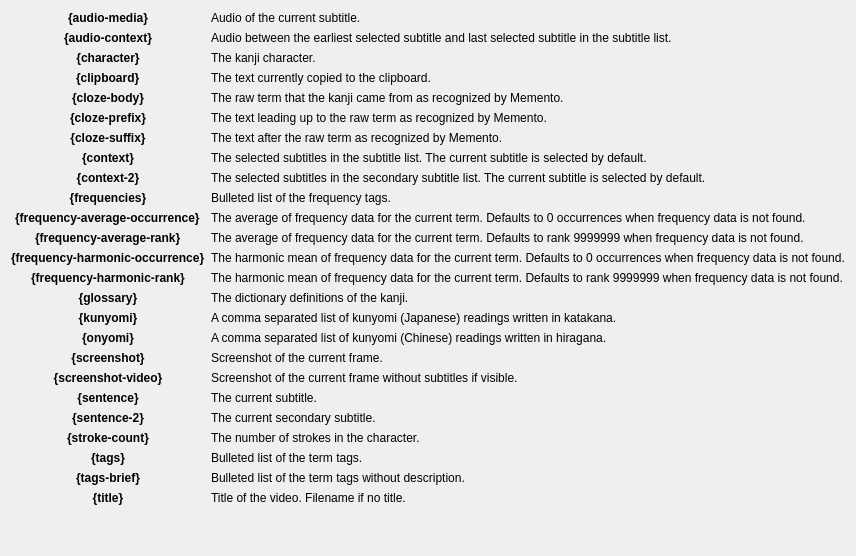
         <widget class="QWidget" name="tabKanjiMarkers">
          <attribute name="title">
           <string>Kanji Markers</string>
          </attribute>
          <layout class="QVBoxLayout" name="verticalLayout_3">
           <item>
            <layout class="QGridLayout" name="layoutKanji">
             <item row="7" column="1">
              <widget class="QLabel" name="labelKanjiContextEx">
               <property name="text">
                <string>The selected subtitles in the subtitle list. The current subtitle is selected by default.</string>
               </property>
              </widget>
             </item>
             <item row="5" column="0">
              <widget class="QLabel" name="labelKanjiClozePrefix">
               <property name="font">
                <font>
                 <bold>true</bold>
                </font>
               </property>
               <property name="text">
                <string>{cloze-prefix}</string>
               </property>
               <property name="alignment">
                <set>Qt::AlignmentFlag::AlignCenter</set>
               </property>
               <property name="textInteractionFlags">
                <set>Qt::TextInteractionFlag::TextSelectableByKeyboard|Qt::TextInteractionFlag::TextSelectableByMouse</set>
               </property>
              </widget>
             </item>
             <item row="20" column="1">
              <widget class="QLabel" name="labelKanjiSentence2Ex">
               <property name="text">
                <string>The current secondary subtitle.</string>
               </property>
              </widget>
             </item>
             <item row="18" column="0">
              <widget class="QLabel" name="labelKanjiScreenshotMedia">
               <property name="font">
                <font>
                 <bold>true</bold>
                </font>
               </property>
               <property name="text">
                <string>{screenshot-video}</string>
               </property>
               <property name="alignment">
                <set>Qt::AlignmentFlag::AlignCenter</set>
               </property>
               <property name="textInteractionFlags">
                <set>Qt::TextInteractionFlag::TextSelectableByKeyboard|Qt::TextInteractionFlag::TextSelectableByMouse</set>
               </property>
              </widget>
             </item>
             <item row="3" column="0" alignment="Qt::AlignmentFlag::AlignHCenter|Qt::AlignmentFlag::AlignVCenter">
              <widget class="QLabel" name="labelKanjiClipboard">
               <property name="font">
                <font>
                 <bold>true</bold>
                </font>
               </property>
               <property name="text">
                <string>{clipboard}</string>
               </property>
               <property name="textInteractionFlags">
                <set>Qt::TextInteractionFlag::TextSelectableByKeyboard|Qt::TextInteractionFlag::TextSelectableByMouse</set>
               </property>
              </widget>
             </item>
             <item row="23" column="1">
              <widget class="QLabel" name="labelKanjiTagsBriefEx">
               <property name="text">
                <string>Bulleted list of the term tags without description.</string>
               </property>
              </widget>
             </item>
             <item row="6" column="1">
              <widget class="QLabel" name="labelKanjiClozeSuffixEx">
               <property name="text">
                <string>The text after the raw term as recognized by Memento.</string>
               </property>
               <property name="wordWrap">
                <bool>false</bool>
               </property>
              </widget>
             </item>
             <item row="17" column="1">
              <widget class="QLabel" name="labelKanjiScreenshotEx">
               <property name="text">
                <string>Screenshot of the current frame.</string>
               </property>
              </widget>
             </item>
             <item row="6" column="0">
              <widget class="QLabel" name="labelKanjiClozeSuffix">
               <property name="font">
                <font>
                 <bold>true</bold>
                </font>
               </property>
               <property name="text">
                <string>{cloze-suffix}</string>
               </property>
               <property name="alignment">
                <set>Qt::AlignmentFlag::AlignCenter</set>
               </property>
               <property name="textInteractionFlags">
                <set>Qt::TextInteractionFlag::TextSelectableByKeyboard|Qt::TextInteractionFlag::TextSelectableByMouse</set>
               </property>
              </widget>
             </item>
             <item row="0" column="0">
              <widget class="QLabel" name="labelKanjiAudioMedia">
               <property name="font">
                <font>
                 <bold>true</bold>
                </font>
               </property>
               <property name="text">
                <string>{audio-media}</string>
               </property>
               <property name="alignment">
                <set>Qt::AlignmentFlag::AlignCenter</set>
               </property>
               <property name="textInteractionFlags">
                <set>Qt::TextInteractionFlag::TextSelectableByKeyboard|Qt::TextInteractionFlag::TextSelectableByMouse</set>
               </property>
              </widget>
             </item>
             <item row="24" column="1">
              <widget class="QLabel" name="labelKanjiTitleEx">
               <property name="text">
                <string>Title of the video. Filename if no title.</string>
               </property>
              </widget>
             </item>
             <item row="8" column="0">
              <widget class="QLabel" name="labelKanjiContext2">
               <property name="font">
                <font>
                 <bold>true</bold>
                </font>
               </property>
               <property name="text">
                <string>{context-2}</string>
               </property>
               <property name="alignment">
                <set>Qt::AlignmentFlag::AlignCenter</set>
               </property>
               <property name="textInteractionFlags">
                <set>Qt::TextInteractionFlag::TextSelectableByKeyboard|Qt::TextInteractionFlag::TextSelectableByMouse</set>
               </property>
              </widget>
             </item>
             <item row="18" column="1">
              <widget class="QLabel" name="labelKanjiScreenshotVideo">
               <property name="text">
                <string>Screenshot of the current frame without subtitles if visible.</string>
               </property>
              </widget>
             </item>
             <item row="7" column="0">
              <widget class="QLabel" name="labelKanjiContext">
               <property name="font">
                <font>
                 <bold>true</bold>
                </font>
               </property>
               <property name="text">
                <string>{context}</string>
               </property>
               <property name="alignment">
                <set>Qt::AlignmentFlag::AlignCenter</set>
               </property>
               <property name="textInteractionFlags">
                <set>Qt::TextInteractionFlag::TextSelectableByKeyboard|Qt::TextInteractionFlag::TextSelectableByMouse</set>
               </property>
              </widget>
             </item>
             <item row="17" column="0">
              <widget class="QLabel" name="labelKanjiScreenshot">
               <property name="font">
                <font>
                 <bold>true</bold>
                </font>
               </property>
               <property name="text">
                <string>{screenshot}</string>
               </property>
               <property name="alignment">
                <set>Qt::AlignmentFlag::AlignCenter</set>
               </property>
               <property name="textInteractionFlags">
                <set>Qt::TextInteractionFlag::TextSelectableByKeyboard|Qt::TextInteractionFlag::TextSelectableByMouse</set>
               </property>
              </widget>
             </item>
             <item row="1" column="0" alignment="Qt::AlignmentFlag::AlignHCenter|Qt::AlignmentFlag::AlignVCenter">
              <widget class="QLabel" name="labelKanjiAudioContext">
               <property name="font">
                <font>
                 <bold>true</bold>
                </font>
               </property>
               <property name="text">
                <string>{audio-context}</string>
               </property>
               <property name="textInteractionFlags">
                <set>Qt::TextInteractionFlag::TextSelectableByKeyboard|Qt::TextInteractionFlag::TextSelectableByMouse</set>
               </property>
              </widget>
             </item>
             <item row="16" column="0">
              <widget class="QLabel" name="labelKanjiOnyomi">
               <property name="font">
                <font>
                 <bold>true</bold>
                </font>
               </property>
               <property name="text">
                <string>{onyomi}</string>
               </property>
               <property name="alignment">
                <set>Qt::AlignmentFlag::AlignCenter</set>
               </property>
               <property name="textInteractionFlags">
                <set>Qt::TextInteractionFlag::TextSelectableByKeyboard|Qt::TextInteractionFlag::TextSelectableByMouse</set>
               </property>
              </widget>
             </item>
             <item row="15" column="0">
              <widget class="QLabel" name="labelKanjiKunyomi">
               <property name="font">
                <font>
                 <bold>true</bold>
                </font>
               </property>
               <property name="text">
                <string>{kunyomi}</string>
               </property>
               <property name="alignment">
                <set>Qt::AlignmentFlag::AlignCenter</set>
               </property>
               <property name="textInteractionFlags">
                <set>Qt::TextInteractionFlag::TextSelectableByKeyboard|Qt::TextInteractionFlag::TextSelectableByMouse</set>
               </property>
              </widget>
             </item>
             <item row="24" column="0">
              <widget class="QLabel" name="labelKanjiTitle">
               <property name="font">
                <font>
                 <bold>true</bold>
                </font>
               </property>
               <property name="text">
                <string>{title}</string>
               </property>
               <property name="alignment">
                <set>Qt::AlignmentFlag::AlignCenter</set>
               </property>
               <property name="textInteractionFlags">
                <set>Qt::TextInteractionFlag::TextSelectableByKeyboard|Qt::TextInteractionFlag::TextSelectableByMouse</set>
               </property>
              </widget>
             </item>
             <item row="19" column="0">
              <widget class="QLabel" name="labelKanjiSentence">
               <property name="font">
                <font>
                 <bold>true</bold>
                </font>
               </property>
               <property name="text">
                <string>{sentence}</string>
               </property>
               <property name="alignment">
                <set>Qt::AlignmentFlag::AlignCenter</set>
               </property>
               <property name="textInteractionFlags">
                <set>Qt::TextInteractionFlag::TextSelectableByKeyboard|Qt::TextInteractionFlag::TextSelectableByMouse</set>
               </property>
              </widget>
             </item>
             <item row="8" column="1">
              <widget class="QLabel" name="labelKanjiContext2Ex">
               <property name="text">
                <string>The selected subtitles in the secondary subtitle list. The current subtitle is selected by default.</string>
               </property>
              </widget>
             </item>
             <item row="19" column="1">
              <widget class="QLabel" name="labelKanjiSentenceEx">
               <property name="text">
                <string>The current subtitle.</string>
               </property>
               <property name="wordWrap">
                <bool>false</bool>
               </property>
              </widget>
             </item>
             <item row="9" column="1">
              <widget class="QLabel" name="labelKanjiFrequenciesEx">
               <property name="text">
                <string>Bulleted list of the frequency tags.</string>
               </property>
              </widget>
             </item>
             <item row="22" column="0">
              <widget class="QLabel" name="labelKanjiTags">
               <property name="font">
                <font>
                 <bold>true</bold>
                </font>
               </property>
               <property name="text">
                <string>{tags}</string>
               </property>
               <property name="alignment">
                <set>Qt::AlignmentFlag::AlignCenter</set>
               </property>
               <property name="textInteractionFlags">
                <set>Qt::TextInteractionFlag::TextSelectableByKeyboard|Qt::TextInteractionFlag::TextSelectableByMouse</set>
               </property>
              </widget>
             </item>
             <item row="11" column="0" alignment="Qt::AlignmentFlag::AlignHCenter">
              <widget class="QLabel" name="labelKanjiFrequencyAverageRank">
               <property name="font">
                <font>
                 <bold>true</bold>
                </font>
               </property>
               <property name="text">
                <string>{frequency-average-rank}</string>
               </property>
               <property name="textInteractionFlags">
                <set>Qt::TextInteractionFlag::TextSelectableByKeyboard|Qt::TextInteractionFlag::TextSelectableByMouse</set>
               </property>
              </widget>
             </item>
             <item row="10" column="0" alignment="Qt::AlignmentFlag::AlignHCenter">
              <widget class="QLabel" name="labelKanjiFrequencyAverageOccurrence">
               <property name="font">
                <font>
                 <bold>true</bold>
                </font>
               </property>
               <property name="text">
                <string>{frequency-average-occurrence}</string>
               </property>
               <property name="textInteractionFlags">
                <set>Qt::TextInteractionFlag::TextSelectableByKeyboard|Qt::TextInteractionFlag::TextSelectableByMouse</set>
               </property>
              </widget>
             </item>
             <item row="21" column="0">
              <widget class="QLabel" name="labelKanjiStrokeCount">
               <property name="font">
                <font>
                 <bold>true</bold>
                </font>
               </property>
               <property name="text">
                <string>{stroke-count}</string>
               </property>
               <property name="alignment">
                <set>Qt::AlignmentFlag::AlignCenter</set>
               </property>
               <property name="textInteractionFlags">
                <set>Qt::TextInteractionFlag::TextSelectableByKeyboard|Qt::TextInteractionFlag::TextSelectableByMouse</set>
               </property>
              </widget>
             </item>
             <item row="20" column="0">
              <widget class="QLabel" name="labelKanjiSentence2">
               <property name="font">
                <font>
                 <bold>true</bold>
                </font>
               </property>
               <property name="text">
                <string>{sentence-2}</string>
               </property>
               <property name="alignment">
                <set>Qt::AlignmentFlag::AlignCenter</set>
               </property>
               <property name="textInteractionFlags">
                <set>Qt::TextInteractionFlag::TextSelectableByKeyboard|Qt::TextInteractionFlag::TextSelectableByMouse</set>
               </property>
              </widget>
             </item>
             <item row="1" column="1">
              <widget class="QLabel" name="labelKanjiAudioContextEx">
               <property name="text">
                <string>Audio between the earliest selected subtitle and last selected subtitle in the subtitle list.</string>
               </property>
              </widget>
             </item>
             <item row="12" column="0" alignment="Qt::AlignmentFlag::AlignHCenter">
              <widget class="QLabel" name="labelKanjiFrequencyHarmonicOccurrence">
               <property name="font">
                <font>
                 <bold>true</bold>
                </font>
               </property>
               <property name="text">
                <string>{frequency-harmonic-occurrence}</string>
               </property>
               <property name="textInteractionFlags">
                <set>Qt::TextInteractionFlag::TextSelectableByKeyboard|Qt::TextInteractionFlag::TextSelectableByMouse</set>
               </property>
              </widget>
             </item>
             <item row="5" column="1">
              <widget class="QLabel" name="labelKanjiClozePrefixEx">
               <property name="sizePolicy">
                <sizepolicy hsizetype="Preferred" vsizetype="Preferred">
                 <horstretch>0</horstretch>
                 <verstretch>0</verstretch>
                </sizepolicy>
               </property>
               <property name="text">
                <string>The text leading up to the raw term as recognized by Memento.</string>
               </property>
               <property name="wordWrap">
                <bool>false</bool>
               </property>
              </widget>
             </item>
             <item row="2" column="0">
              <widget class="QLabel" name="labelKanjiCharacter">
               <property name="font">
                <font>
                 <bold>true</bold>
                </font>
               </property>
               <property name="text">
                <string>{character}</string>
               </property>
               <property name="alignment">
                <set>Qt::AlignmentFlag::AlignCenter</set>
               </property>
               <property name="textInteractionFlags">
                <set>Qt::TextInteractionFlag::TextSelectableByKeyboard|Qt::TextInteractionFlag::TextSelectableByMouse</set>
               </property>
              </widget>
             </item>
             <item row="14" column="1">
              <widget class="QLabel" name="labelKanjiGlossaryEx">
               <property name="text">
                <string>The dictionary definitions of the kanji.</string>
               </property>
               <property name="wordWrap">
                <bool>false</bool>
               </property>
              </widget>
             </item>
             <item row="23" column="0">
              <widget class="QLabel" name="labelKanjiTagsBrief">
               <property name="font">
                <font>
                 <bold>true</bold>
                </font>
               </property>
               <property name="text">
                <string>{tags-brief}</string>
               </property>
               <property name="alignment">
                <set>Qt::AlignmentFlag::AlignCenter</set>
               </property>
               <property name="textInteractionFlags">
                <set>Qt::TextInteractionFlag::TextSelectableByKeyboard|Qt::TextInteractionFlag::TextSelectableByMouse</set>
               </property>
              </widget>
             </item>
             <item row="0" column="1">
              <widget class="QLabel" name="labelKanjiAudioMediaEx">
               <property name="text">
                <string>Audio of the current subtitle.</string>
               </property>
              </widget>
             </item>
             <item row="3" column="1">
              <widget class="QLabel" name="labelKanjiClipboardEx">
               <property name="text">
                <string>The text currently copied to the clipboard.</string>
               </property>
              </widget>
             </item>
             <item row="14" column="0">
              <widget class="QLabel" name="labelKanjiGlossary">
               <property name="font">
                <font>
                 <bold>true</bold>
                </font>
               </property>
               <property name="text">
                <string>{glossary}</string>
               </property>
               <property name="alignment">
                <set>Qt::AlignmentFlag::AlignCenter</set>
               </property>
               <property name="textInteractionFlags">
                <set>Qt::TextInteractionFlag::TextSelectableByKeyboard|Qt::TextInteractionFlag::TextSelectableByMouse</set>
               </property>
              </widget>
             </item>
             <item row="4" column="1">
              <widget class="QLabel" name="labelKanjiClozeBodyEx">
               <property name="text">
                <string>The raw term that the kanji came from as recognized by Memento.</string>
               </property>
               <property name="wordWrap">
                <bool>false</bool>
               </property>
              </widget>
             </item>
             <item row="21" column="1">
              <widget class="QLabel" name="labelKanjiStrokesEx">
               <property name="text">
                <string>The number of strokes in the character.</string>
               </property>
              </widget>
             </item>
             <item row="4" column="0">
              <widget class="QLabel" name="labelKanjiClozeBody">
               <property name="font">
                <font>
                 <bold>true</bold>
                </font>
               </property>
               <property name="text">
                <string>{cloze-body}</string>
               </property>
               <property name="alignment">
                <set>Qt::AlignmentFlag::AlignCenter</set>
               </property>
               <property name="textInteractionFlags">
                <set>Qt::TextInteractionFlag::TextSelectableByKeyboard|Qt::TextInteractionFlag::TextSelectableByMouse</set>
               </property>
              </widget>
             </item>
             <item row="22" column="1">
              <widget class="QLabel" name="labelKanjiTagsEx">
               <property name="text">
                <string>Bulleted list of the term tags.</string>
               </property>
              </widget>
             </item>
             <item row="2" column="1">
              <widget class="QLabel" name="labelKanjiCharacterEx">
               <property name="text">
                <string>The kanji character.</string>
               </property>
              </widget>
             </item>
             <item row="16" column="1">
              <widget class="QLabel" name="labelKanjiOnyomiEx">
               <property name="text">
                <string>A comma separated list of kunyomi (Chinese) readings written in hiragana.</string>
               </property>
              </widget>
             </item>
             <item row="9" column="0">
              <widget class="QLabel" name="labelKanjiFrequencies">
               <property name="font">
                <font>
                 <bold>true</bold>
                </font>
               </property>
               <property name="text">
                <string>{frequencies}</string>
               </property>
               <property name="alignment">
                <set>Qt::AlignmentFlag::AlignCenter</set>
               </property>
               <property name="textInteractionFlags">
                <set>Qt::TextInteractionFlag::TextSelectableByKeyboard|Qt::TextInteractionFlag::TextSelectableByMouse</set>
               </property>
              </widget>
             </item>
             <item row="15" column="1">
              <widget class="QLabel" name="labelKanjiKunyomiEx">
               <property name="text">
                <string>A comma separated list of kunyomi (Japanese) readings written in katakana.</string>
               </property>
              </widget>
             </item>
             <item row="13" column="0" alignment="Qt::AlignmentFlag::AlignHCenter">
              <widget class="QLabel" name="labelKanjiFrequencyHarmonicRank">
               <property name="font">
                <font>
                 <bold>true</bold>
                </font>
               </property>
               <property name="text">
                <string>{frequency-harmonic-rank}</string>
               </property>
               <property name="textInteractionFlags">
                <set>Qt::TextInteractionFlag::TextSelectableByKeyboard|Qt::TextInteractionFlag::TextSelectableByMouse</set>
               </property>
              </widget>
             </item>
             <item row="10" column="1">
              <widget class="QLabel" name="labelKanjiFrequencyAverageOccurrenceEx">
               <property name="text">
                <string>The average of frequency data for the current term. Defaults to 0 occurrences when frequency data is not found.</string>
               </property>
              </widget>
             </item>
             <item row="11" column="1">
              <widget class="QLabel" name="labelKanjiFrequencyAverageRankEx">
               <property name="text">
                <string>The average of frequency data for the current term. Defaults to rank 9999999 when frequency data is not found.</string>
               </property>
              </widget>
             </item>
             <item row="12" column="1">
              <widget class="QLabel" name="labelKanjiFrequencyHarmonicOccurrenceEx">
               <property name="text">
                <string>The harmonic mean of frequency data for the current term. Defaults to 0 occurrences when frequency data is not found.</string>
               </property>
              </widget>
             </item>
             <item row="13" column="1">
              <widget class="QLabel" name="labelKanjiFrequencyHarmonicRankEx">
               <property name="text">
                <string>The harmonic mean of frequency data for the current term. Defaults to rank 9999999 when frequency data is not found.</string>
               </property>
              </widget>
             </item>
            </layout>
           </item>
           <item>
            <spacer name="spacerKanji">
             <property name="orientation">
              <enum>Qt::Orientation::Vertical</enum>
             </property>
             <property name="sizeHint" stdset="0">
              <size>
               <width>20</width>
               <height>40</height>
              </size>
             </property>
            </spacer>
           </item>
          </layout>
         </widget>
